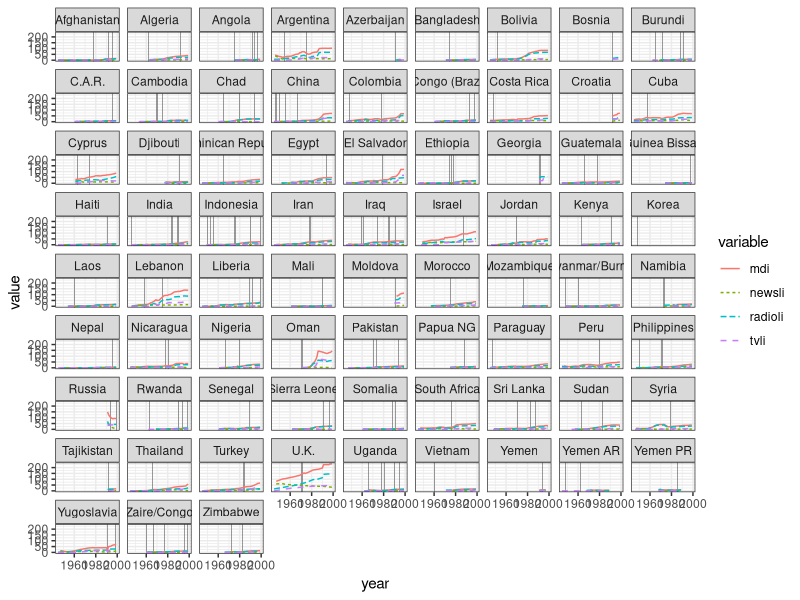

The R script that drew this image:
setwd("~/Dropbox/gh_projects/media_civil_war")
require(ggplot2)
require(reshape2)
require(foreign)

# Read in the data from Warren 2014
df<-read.dta("data/Warren_IO_reg_data.dta")

# Make country variable a factor instead of character
df$country<-as.factor(df$country)

onsets<-df[df$onset==1,]
onsetcountries<-as.character(unique(onsets$country))

cases<-subset(df, country %in% onsetcountries)

cases[cases$onset==1, c("year","country")]

case<-subset(cases, select=c("country","year","onset", "mdi","newsli", "radioli", "tvli"))
case <- melt(case, id.vars=c("country","year", "onset"))

full_panel_plot<-ggplot(case) +
  geom_rect(data = subset(case, onset == 1), 
            aes(ymin = -Inf, ymax = Inf, xmin = year-0.5, xmax = year+0.5), 
            alpha = 0.2)+
  geom_line(aes(x=year, y=value, linetype=variable, colour=variable)) +
  theme_bw() +
  facet_wrap( ~ country)
